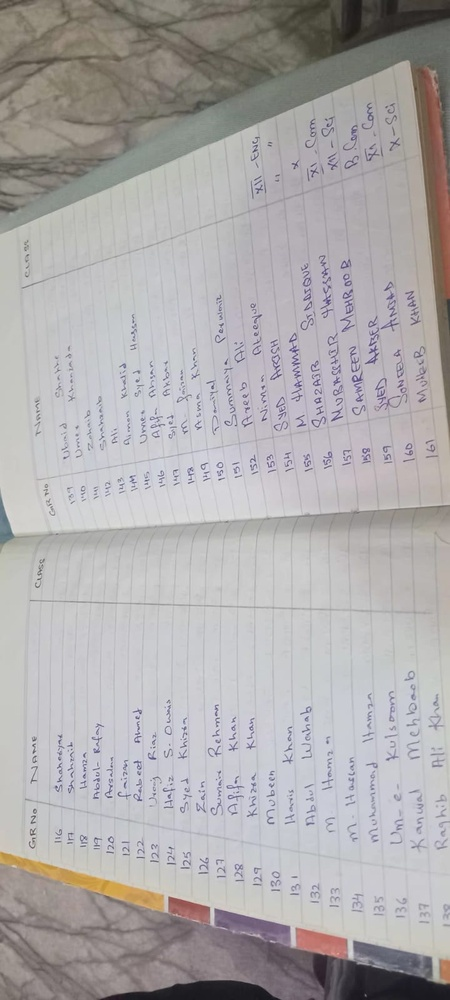
#> input picture gr/WhatsApp Image 2026-08-18 at 10.01.30 PM (1).jpeg, 450 x 1000 px, shrunk from 720 x 1600 before the run; its folder holds only this picture in this run
$ python preprocess_gr_images.py
#> lines starting #> are read from the running program, lines starting #| are printed output that depends on the picture; after the words box and inside, x2 and y2 are one past the last pixel; in counts of white or black regions, pixels touching at a corner belong together
import os
import hashlib
import json
from PIL import Image, ImageEnhance, ImageFilter, ImageOps

BASE_DIR = os.getcwd()
GR_DIR = os.path.join(BASE_DIR, 'gr')
VARIANTS_DIR = os.path.join(BASE_DIR, 'public', 'gr_variants')

os.makedirs(os.path.join(VARIANTS_DIR, 'grayscale'), exist_ok=True)
os.makedirs(os.path.join(VARIANTS_DIR, 'contrast'), exist_ok=True)
os.makedirs(os.path.join(VARIANTS_DIR, 'threshold'), exist_ok=True)
os.makedirs(os.path.join(VARIANTS_DIR, 'left_page'), exist_ok=True)
os.makedirs(os.path.join(VARIANTS_DIR, 'right_page'), exist_ok=True)

files = sorted([f for f in os.listdir(GR_DIR) if f.lower().endswith(('.jpeg', '.jpg', '.png'))])

print(f"Starting forensic preprocessing for {len(files)} images...")

manifest = []

for idx, file_name in enumerate(files):
    file_path = os.path.join(GR_DIR, file_name)
    with open(file_path, 'rb') as f:
        file_bytes = f.read()
        sha256 = hashlib.sha256(file_bytes).hexdigest()
        file_size = len(file_bytes)

    with Image.open(file_path) as img:
        # Check EXIF orientation
#> img is the input picture: PIL image 450x1000 RGB; mean R, G, B 173.7, 170.7, 171.7
        img = ImageOps.exif_transpose(img)
        width, height = img.size
#> width = 450; height = 1000

        # 1. Grayscale
        gray = img.convert('L')
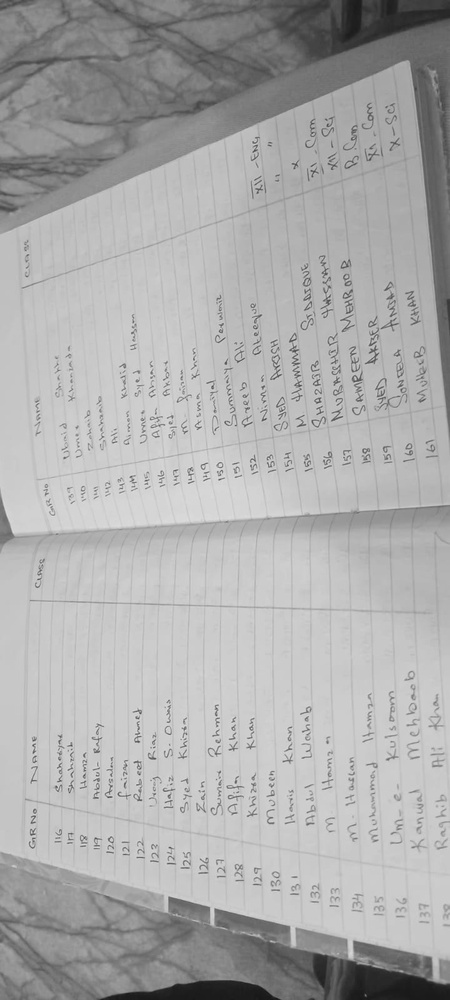
#> gray: PIL image 450x1000 L; min 21, max 231, mean 171.7
        gray_path = os.path.join(VARIANTS_DIR, 'grayscale', f"img_{idx+1:02d}_gray.jpg")
        gray.save(gray_path, 'JPEG', quality=95)

        # 2. High Contrast
        enhancer = ImageEnhance.Contrast(gray)
        contrast = enhancer.enhance(1.8)
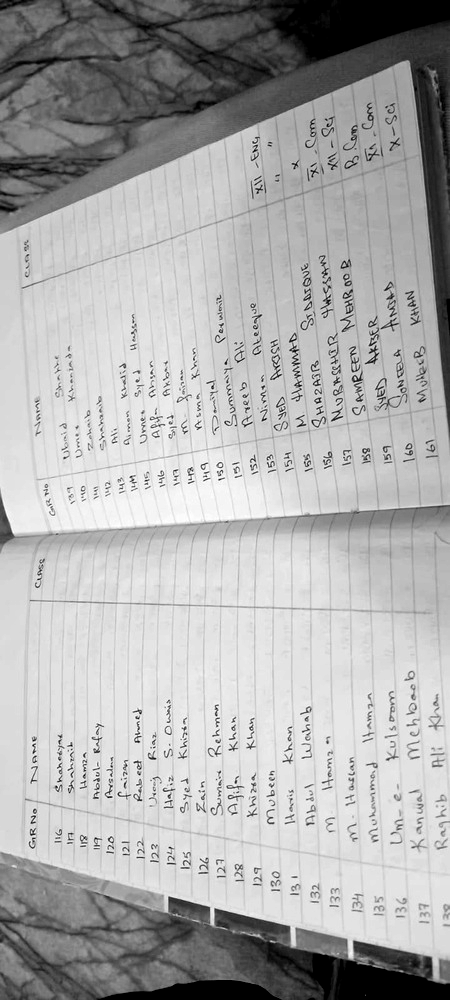
#> contrast: PIL image 450x1000 L; min 0, max 255, mean 172.5
        contrast_path = os.path.join(VARIANTS_DIR, 'contrast', f"img_{idx+1:02d}_contrast.jpg")
        contrast.save(contrast_path, 'JPEG', quality=95)

        # 3. Adaptive / Otsu Threshold
        thresh = gray.point(lambda p: 255 if p > 120 else 0)
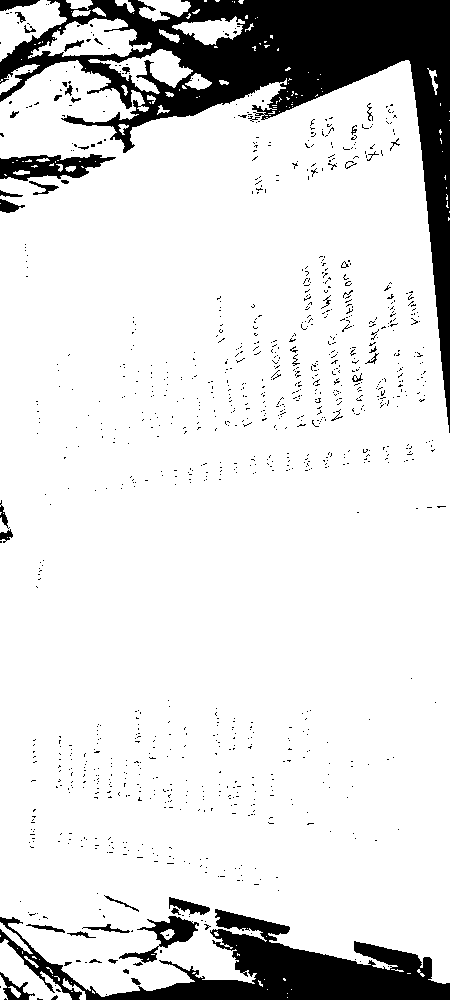
#> thresh: PIL image 450x1000 L; 86.5% white; 1067 black regions (1018 under 20 px), largest, box (x1, y1, x2, y2) and area: (0, 0, 450, 433) 37160, (0, 909, 450, 1000) 14709, (0, 154, 116, 181) 1759
        thresh_path = os.path.join(VARIANTS_DIR, 'threshold', f"img_{idx+1:02d}_thresh.jpg")
        thresh.save(thresh_path, 'JPEG', quality=95)

        # 4. Split Left Page and Right Page (for 2-page notebook ledger spreads)
        half_w = width // 2
#> half_w = 225
        left_crop = img.crop((0, 0, half_w, height))
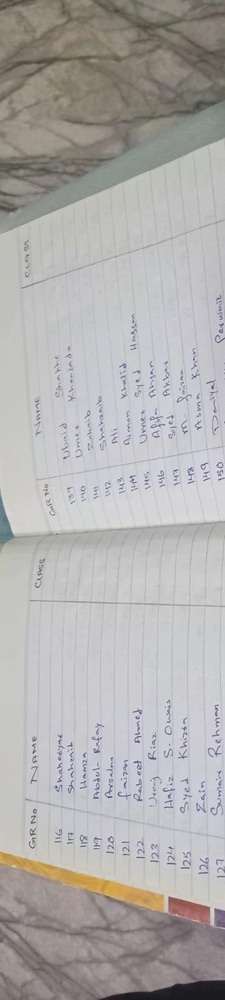
#> left_crop: PIL image 225x1000 RGB; mean R, G, B 176.7, 174.4, 173.4
        right_crop = img.crop((half_w, 0, width, height))
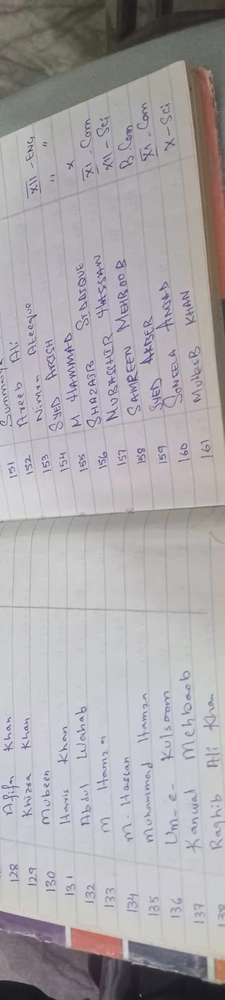
#> right_crop: PIL image 225x1000 RGB; mean R, G, B 170.7, 167.1, 169.9

        left_path = os.path.join(VARIANTS_DIR, 'left_page', f"img_{idx+1:02d}_left.jpg")
        right_path = os.path.join(VARIANTS_DIR, 'right_page', f"img_{idx+1:02d}_right.jpg")
        left_crop.save(left_path, 'JPEG', quality=95)
        right_crop.save(right_path, 'JPEG', quality=95)

        manifest.append({
            "imageId": f"img_{idx+1:02d}",
            "order": idx + 1,
            "fileName": file_name,
            "sha256": sha256,
            "sizeBytes": file_size,
            "width": width,
            "height": height,
            "format": "JPEG",
            "originalUrl": f"/gr/{file_name}",
            "variants": {
                "grayscale": f"/gr_variants/grayscale/img_{idx+1:02d}_gray.jpg",
                "contrast": f"/gr_variants/contrast/img_{idx+1:02d}_contrast.jpg",
                "threshold": f"/gr_variants/threshold/img_{idx+1:02d}_thresh.jpg",
                "leftPage": f"/gr_variants/left_page/img_{idx+1:02d}_left.jpg",
                "rightPage": f"/gr_variants/right_page/img_{idx+1:02d}_right.jpg"
            },
            "processingStatus": "preprocessed"
        })

manifest_path = os.path.join(BASE_DIR, 'data', 'gr_forensic_sources.json')
os.makedirs(os.path.dirname(manifest_path), exist_ok=True)
with open(manifest_path, 'w', encoding='utf-8') as f:
    json.dump(manifest, f, indent=2)

print(f"Forensic preprocessing complete for all {len(manifest)} images. Manifest saved to data/gr_forensic_sources.json")
#| Forensic preprocessing complete for all 1 images. Manifest saved to data/gr_forensic_sources.json

$ run again, on gr/WhatsApp Image 2026-08-18 at 10.01.31 PM.jpeg
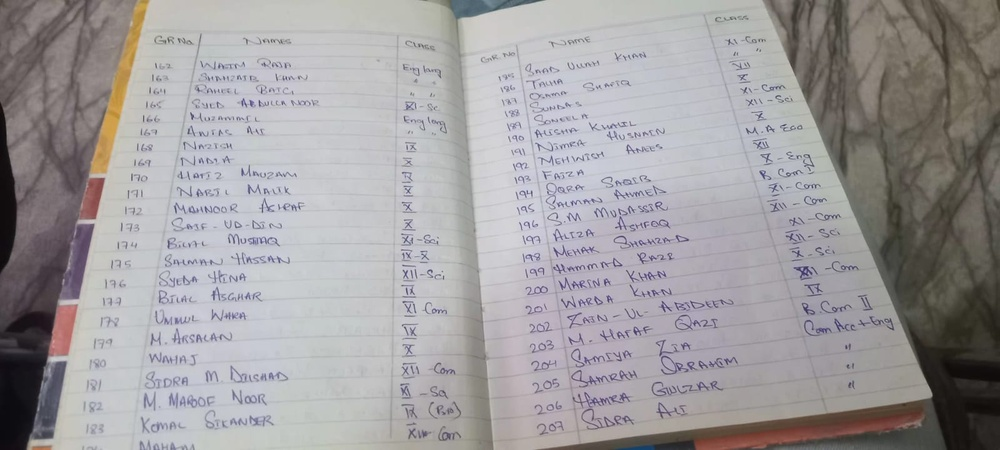
#> input picture gr/WhatsApp Image 2026-08-18 at 10.01.31 PM.jpeg, 1000 x 450 px, shrunk from 1600 x 720 before the run
#> img is the input picture: PIL image 1000x450 RGB; mean R, G, B 160.1, 157.1, 159.2
#> `thresh = gray.point(lambda p: 255 if p > 120 else 0)`:
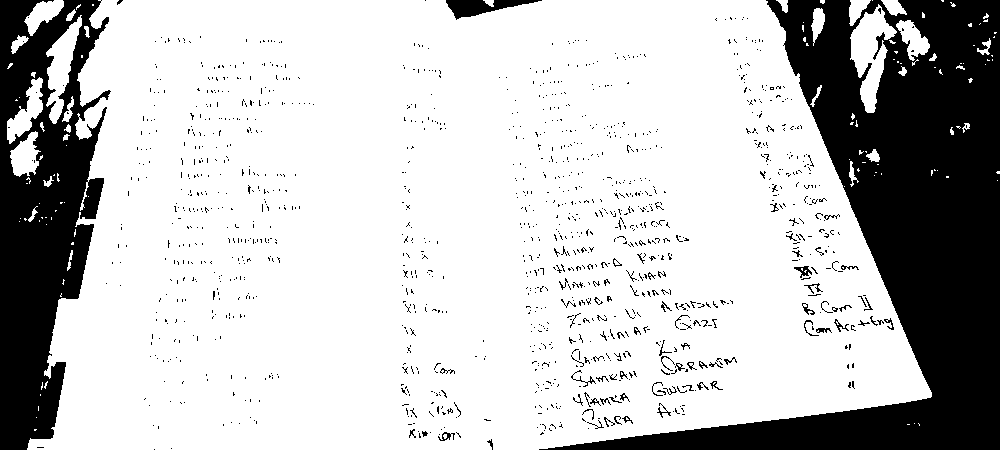
#> thresh: PIL image 1000x450 L; 76.4% white; 1252 black regions (1180 under 20 px), largest, box (x1, y1, x2, y2) and area: (539, 0, 1000, 450) 68751, (0, 0, 111, 450) 29901, (446, 0, 542, 20) 894
#> `right_crop = img.crop((half_w, 0, width, height))`:
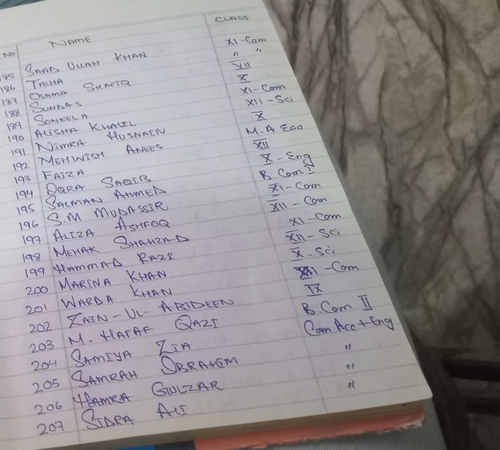
#> right_crop: PIL image 500x450 RGB; mean R, G, B 147.9, 143.8, 145.8
#| Forensic preprocessing complete for all 1 images. Manifest saved to data/gr_forensic_sources.json

$ run again, on gr/WhatsApp Image 2026-08-18 at 10.01.32 PM.jpeg
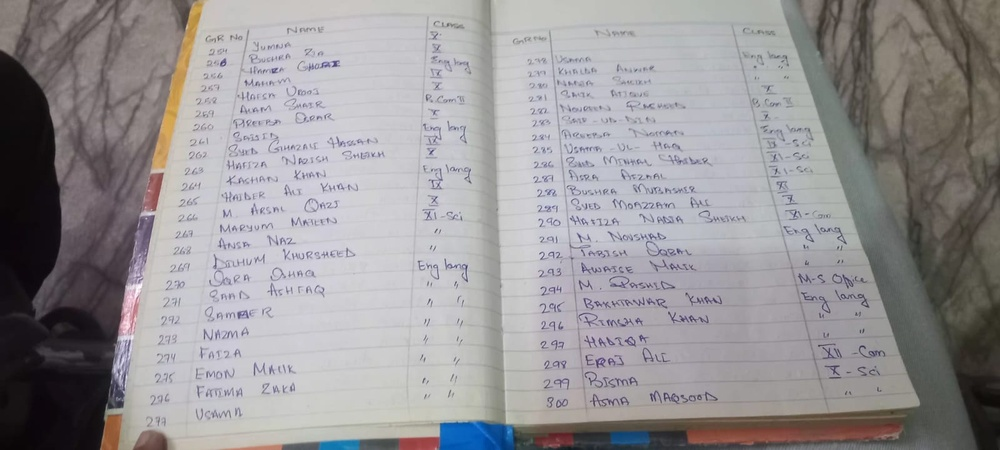
#> input picture gr/WhatsApp Image 2026-08-18 at 10.01.32 PM.jpeg, 1000 x 450 px, shrunk from 1600 x 720 before the run
#> img is the input picture: PIL image 1000x450 RGB; mean R, G, B 151.2, 148.3, 150.7
#> `thresh = gray.point(lambda p: 255 if p > 120 else 0)`:
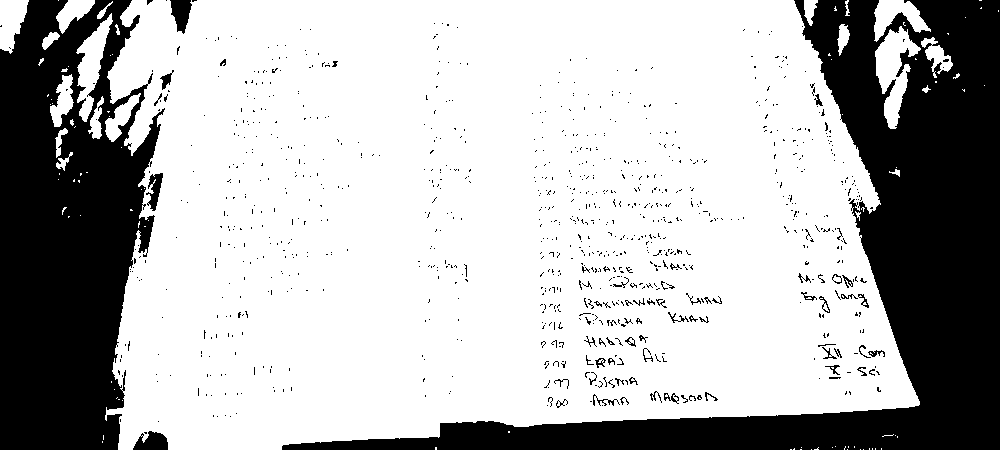
#> thresh: PIL image 1000x450 L; 70.9% white; 943 black regions (884 under 20 px), largest, box (x1, y1, x2, y2) and area: (282, 0, 1000, 450) 72517, (0, 0, 165, 450) 52414, (170, 0, 192, 34) 480
#> `right_crop = img.crop((half_w, 0, width, height))`:
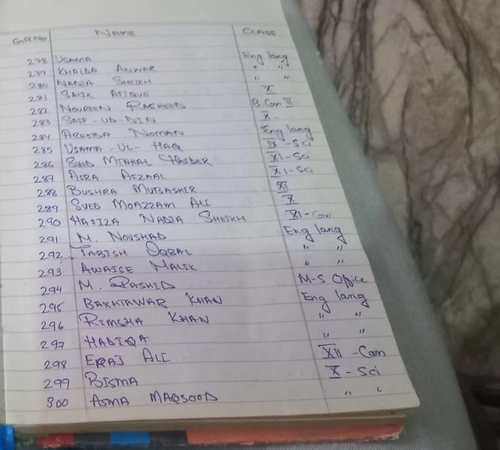
#> right_crop: PIL image 500x450 RGB; mean R, G, B 145.9, 143.6, 144.8
#| Forensic preprocessing complete for all 1 images. Manifest saved to data/gr_forensic_sources.json

$ run again, on gr/WhatsApp Image 2026-08-18 at 10.01.30 PM (2).jpeg
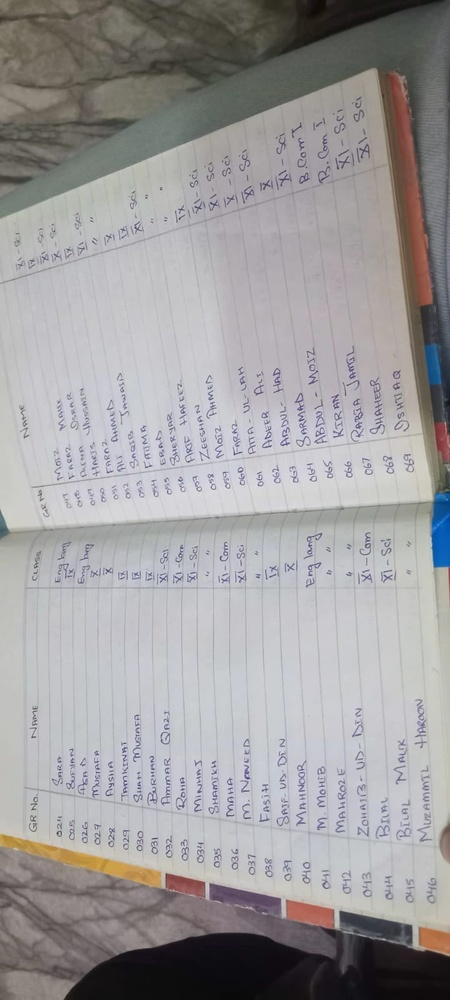
#> input picture gr/WhatsApp Image 2026-08-18 at 10.01.30 PM (2).jpeg, 450 x 1000 px, shrunk from 720 x 1600 before the run
#> img is the input picture: PIL image 450x1000 RGB; mean R, G, B 158.8, 156.7, 158
#> `thresh = gray.point(lambda p: 255 if p > 120 else 0)`:
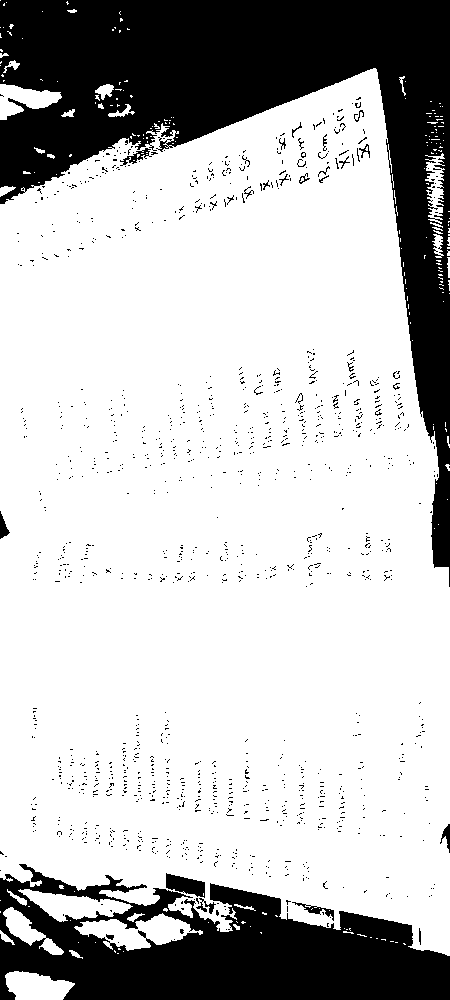
#> thresh: PIL image 450x1000 L; 75% white; 1256 black regions (1226 under 20 px), largest, box (x1, y1, x2, y2) and area: (0, 0, 450, 587) 71806, (0, 864, 450, 1000) 35078, (166, 873, 205, 898) 583
#> `right_crop = img.crop((half_w, 0, width, height))`:
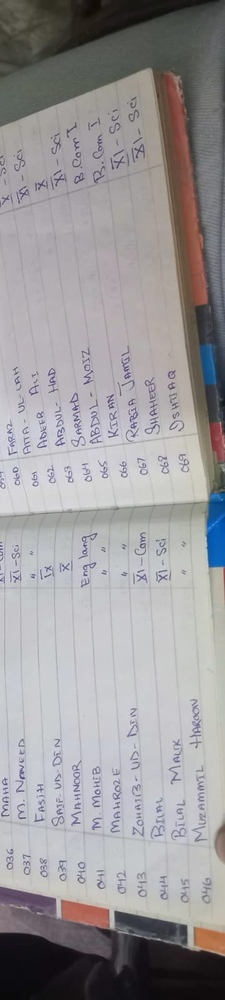
#> right_crop: PIL image 225x1000 RGB; mean R, G, B 154.8, 152.2, 154.3
#| Forensic preprocessing complete for all 1 images. Manifest saved to data/gr_forensic_sources.json
